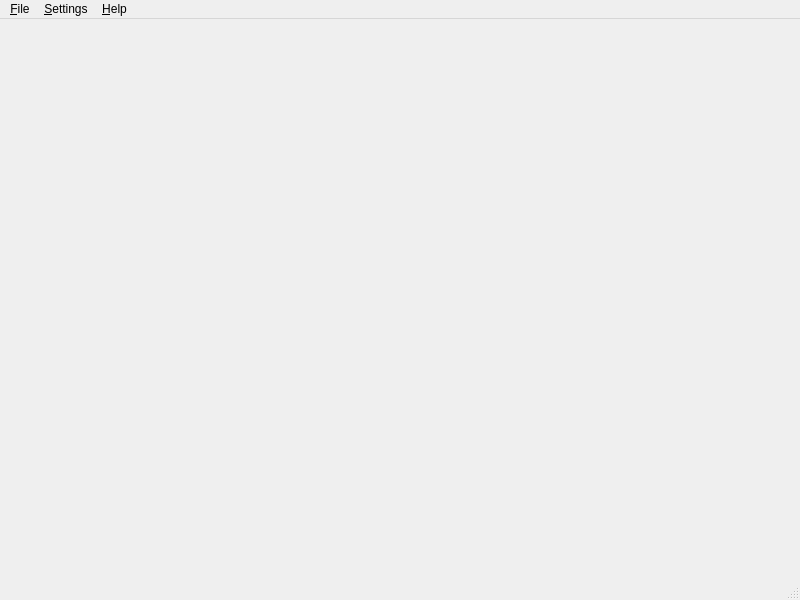
<?xml version="1.0" encoding="UTF-8"?>
<ui version="4.0">
 <class>MainWindow</class>
 <widget class="QMainWindow" name="MainWindow">
  <property name="geometry">
   <rect>
    <x>0</x>
    <y>0</y>
    <width>800</width>
    <height>600</height>
   </rect>
  </property>
  <property name="windowTitle">
   <string>Open Mail Shot</string>
  </property>
  <widget class="QWidget" name="centralwidget"/>
  <widget class="QMenuBar" name="menubar">
   <property name="geometry">
    <rect>
     <x>0</x>
     <y>0</y>
     <width>800</width>
     <height>23</height>
    </rect>
   </property>
   <widget class="QMenu" name="menu_File">
    <property name="title">
     <string>&amp;File</string>
    </property>
    <addaction name="action_Quit"/>
   </widget>
   <widget class="QMenu" name="menu_Help">
    <property name="sizePolicy">
     <sizepolicy hsizetype="Preferred" vsizetype="Preferred">
      <horstretch>0</horstretch>
      <verstretch>0</verstretch>
     </sizepolicy>
    </property>
    <property name="title">
     <string>&amp;Help</string>
    </property>
    <addaction name="actionHandbook"/>
    <addaction name="action_About"/>
   </widget>
   <widget class="QMenu" name="menu_Settings">
    <property name="title">
     <string>&amp;Settings</string>
    </property>
    <addaction name="action_Mail_Servers"/>
    <addaction name="action_Preferences"/>
   </widget>
   <addaction name="menu_File"/>
   <addaction name="menu_Settings"/>
   <addaction name="menu_Help"/>
  </widget>
  <widget class="QStatusBar" name="statusbar"/>
  <action name="action_Quit">
   <property name="text">
    <string>&amp;Quit</string>
   </property>
  </action>
  <action name="actionHandbook">
   <property name="text">
    <string>Handbook</string>
   </property>
  </action>
  <action name="action_About">
   <property name="text">
    <string>&amp;About</string>
   </property>
  </action>
  <action name="action_Mail_Servers">
   <property name="text">
    <string>&amp;Mail Servers</string>
   </property>
  </action>
  <action name="action_Preferences">
   <property name="text">
    <string>&amp;Preferences</string>
   </property>
  </action>
 </widget>
 <resources/>
 <connections/>
</ui>
